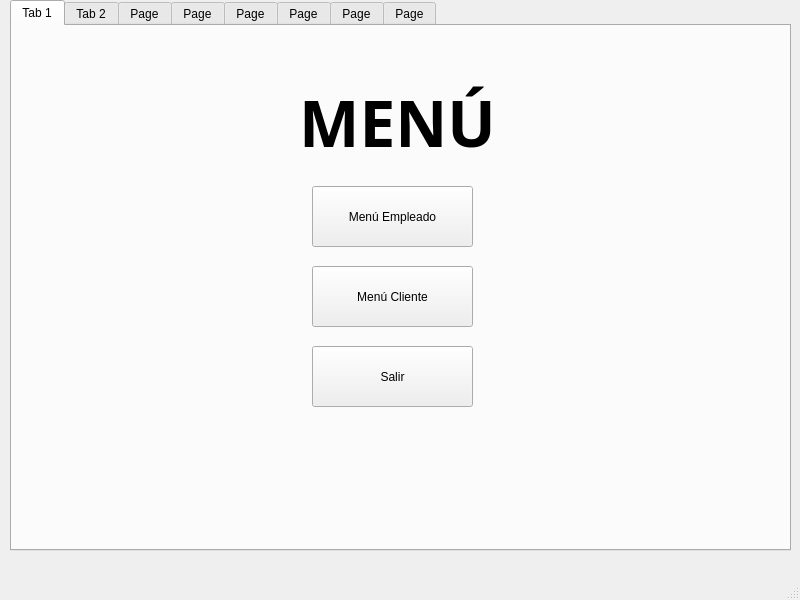
<?xml version="1.0" encoding="UTF-8"?>
<ui version="4.0">
 <class>MainWindow</class>
 <widget class="QMainWindow" name="MainWindow">
  <property name="geometry">
   <rect>
    <x>0</x>
    <y>0</y>
    <width>800</width>
    <height>600</height>
   </rect>
  </property>
  <property name="windowTitle">
   <string>MainWindow</string>
  </property>
  <widget class="QWidget" name="centralwidget">
   <widget class="QTabWidget" name="tabWidget">
    <property name="geometry">
     <rect>
      <x>10</x>
      <y>0</y>
      <width>781</width>
      <height>551</height>
     </rect>
    </property>
    <property name="currentIndex">
     <number>0</number>
    </property>
    <widget class="QWidget" name="tab">
     <attribute name="title">
      <string>Tab 1</string>
     </attribute>
     <widget class="QPushButton" name="btn_menuPersonal">
      <property name="geometry">
       <rect>
        <x>300</x>
        <y>160</y>
        <width>161</width>
        <height>61</height>
       </rect>
      </property>
      <property name="text">
       <string>Menú Empleado</string>
      </property>
     </widget>
     <widget class="QPushButton" name="btn_menuCliente">
      <property name="geometry">
       <rect>
        <x>300</x>
        <y>240</y>
        <width>161</width>
        <height>61</height>
       </rect>
      </property>
      <property name="text">
       <string>Menú Cliente</string>
      </property>
     </widget>
     <widget class="QPushButton" name="btn_salir">
      <property name="geometry">
       <rect>
        <x>300</x>
        <y>320</y>
        <width>161</width>
        <height>61</height>
       </rect>
      </property>
      <property name="text">
       <string>Salir</string>
      </property>
     </widget>
     <widget class="QLabel" name="label">
      <property name="geometry">
       <rect>
        <x>110</x>
        <y>60</y>
        <width>551</width>
        <height>71</height>
       </rect>
      </property>
      <property name="font">
       <font>
        <family>Sitka Display Semibold</family>
        <pointsize>48</pointsize>
        <bold>true</bold>
       </font>
      </property>
      <property name="text">
       <string>MENÚ</string>
      </property>
      <property name="alignment">
       <set>Qt::AlignCenter</set>
      </property>
     </widget>
    </widget>
    <widget class="QWidget" name="tab_2">
     <attribute name="title">
      <string>Tab 2</string>
     </attribute>
     <widget class="QLabel" name="label_12">
      <property name="geometry">
       <rect>
        <x>70</x>
        <y>40</y>
        <width>631</width>
        <height>101</height>
       </rect>
      </property>
      <property name="font">
       <font>
        <family>Sitka Display Semibold</family>
        <pointsize>48</pointsize>
        <bold>true</bold>
       </font>
      </property>
      <property name="text">
       <string>MENÚ PERSONAL</string>
      </property>
      <property name="alignment">
       <set>Qt::AlignCenter</set>
      </property>
     </widget>
     <widget class="QPushButton" name="btn_cancelarReserva_2">
      <property name="geometry">
       <rect>
        <x>110</x>
        <y>170</y>
        <width>191</width>
        <height>81</height>
       </rect>
      </property>
      <property name="font">
       <font>
        <family>Sitka Display</family>
        <pointsize>11</pointsize>
       </font>
      </property>
      <property name="text">
       <string>Cancelar Reserva</string>
      </property>
     </widget>
     <widget class="QPushButton" name="btn_cantMesas">
      <property name="geometry">
       <rect>
        <x>430</x>
        <y>170</y>
        <width>191</width>
        <height>81</height>
       </rect>
      </property>
      <property name="font">
       <font>
        <family>Sitka Display</family>
        <pointsize>11</pointsize>
       </font>
      </property>
      <property name="text">
       <string>Modificar cantidad 
de mesas</string>
      </property>
     </widget>
     <widget class="QPushButton" name="btn_regresarMenu_1">
      <property name="geometry">
       <rect>
        <x>290</x>
        <y>380</y>
        <width>161</width>
        <height>61</height>
       </rect>
      </property>
      <property name="text">
       <string>Regresar</string>
      </property>
     </widget>
     <widget class="QPushButton" name="btn_modificarCliente_2">
      <property name="geometry">
       <rect>
        <x>110</x>
        <y>270</y>
        <width>191</width>
        <height>81</height>
       </rect>
      </property>
      <property name="font">
       <font>
        <family>Sitka Display</family>
        <pointsize>11</pointsize>
       </font>
      </property>
      <property name="text">
       <string>Modificar Reserva</string>
      </property>
     </widget>
     <widget class="QPushButton" name="btn_disponibilidadCliente_2">
      <property name="geometry">
       <rect>
        <x>430</x>
        <y>270</y>
        <width>191</width>
        <height>81</height>
       </rect>
      </property>
      <property name="font">
       <font>
        <family>Sitka Display</family>
        <pointsize>11</pointsize>
       </font>
      </property>
      <property name="text">
       <string>Consultar 
disponibilidad 
de mesas</string>
      </property>
     </widget>
    </widget>
    <widget class="QWidget" name="tab_3">
     <attribute name="title">
      <string>Page</string>
     </attribute>
     <widget class="QPushButton" name="btn_reservar">
      <property name="geometry">
       <rect>
        <x>130</x>
        <y>190</y>
        <width>191</width>
        <height>81</height>
       </rect>
      </property>
      <property name="font">
       <font>
        <family>Sitka Display</family>
        <pointsize>11</pointsize>
       </font>
      </property>
      <property name="text">
       <string>Reservar Mesa</string>
      </property>
     </widget>
     <widget class="QPushButton" name="btn_cancelarReserva">
      <property name="geometry">
       <rect>
        <x>400</x>
        <y>300</y>
        <width>191</width>
        <height>81</height>
       </rect>
      </property>
      <property name="font">
       <font>
        <family>Sitka Display</family>
        <pointsize>11</pointsize>
       </font>
      </property>
      <property name="text">
       <string>Cancelar Reserva</string>
      </property>
     </widget>
     <widget class="QPushButton" name="btn_modificarCliente">
      <property name="geometry">
       <rect>
        <x>400</x>
        <y>190</y>
        <width>191</width>
        <height>81</height>
       </rect>
      </property>
      <property name="font">
       <font>
        <family>Sitka Display</family>
        <pointsize>11</pointsize>
       </font>
      </property>
      <property name="text">
       <string>Modificar Reserva</string>
      </property>
     </widget>
     <widget class="QPushButton" name="btn_disponibilidadCliente">
      <property name="geometry">
       <rect>
        <x>130</x>
        <y>300</y>
        <width>191</width>
        <height>81</height>
       </rect>
      </property>
      <property name="font">
       <font>
        <family>Sitka Display</family>
        <pointsize>11</pointsize>
       </font>
      </property>
      <property name="text">
       <string>Consultar 
disponibilidad 
de mesas</string>
      </property>
     </widget>
     <widget class="QLabel" name="label_2">
      <property name="geometry">
       <rect>
        <x>80</x>
        <y>60</y>
        <width>581</width>
        <height>101</height>
       </rect>
      </property>
      <property name="font">
       <font>
        <family>Sitka Display Semibold</family>
        <pointsize>48</pointsize>
        <bold>true</bold>
       </font>
      </property>
      <property name="text">
       <string>MENÚ CLIENTE</string>
      </property>
      <property name="alignment">
       <set>Qt::AlignCenter</set>
      </property>
     </widget>
     <widget class="QPushButton" name="btn_regresarMenu_2">
      <property name="geometry">
       <rect>
        <x>290</x>
        <y>410</y>
        <width>161</width>
        <height>61</height>
       </rect>
      </property>
      <property name="text">
       <string>Regresar</string>
      </property>
     </widget>
     <zorder>btn_regresarMenu_2</zorder>
     <zorder>btn_reservar</zorder>
     <zorder>btn_cancelarReserva</zorder>
     <zorder>btn_modificarCliente</zorder>
     <zorder>btn_disponibilidadCliente</zorder>
     <zorder>label_2</zorder>
    </widget>
    <widget class="QWidget" name="tab_4">
     <attribute name="title">
      <string>Page</string>
     </attribute>
     <widget class="QLabel" name="label_3">
      <property name="geometry">
       <rect>
        <x>100</x>
        <y>150</y>
        <width>63</width>
        <height>20</height>
       </rect>
      </property>
      <property name="text">
       <string>Nombre</string>
      </property>
     </widget>
     <widget class="QLabel" name="label_4">
      <property name="geometry">
       <rect>
        <x>80</x>
        <y>30</y>
        <width>581</width>
        <height>101</height>
       </rect>
      </property>
      <property name="font">
       <font>
        <family>Sitka Display Semibold</family>
        <pointsize>36</pointsize>
        <bold>true</bold>
       </font>
      </property>
      <property name="text">
       <string>Reserva de Mesas</string>
      </property>
      <property name="alignment">
       <set>Qt::AlignCenter</set>
      </property>
     </widget>
     <widget class="QLabel" name="label_5">
      <property name="geometry">
       <rect>
        <x>100</x>
        <y>230</y>
        <width>141</width>
        <height>20</height>
       </rect>
      </property>
      <property name="text">
       <string>Número telefónico</string>
      </property>
     </widget>
     <widget class="QLabel" name="label_6">
      <property name="geometry">
       <rect>
        <x>470</x>
        <y>150</y>
        <width>171</width>
        <height>20</height>
       </rect>
      </property>
      <property name="text">
       <string>Número de comensales:</string>
      </property>
     </widget>
     <widget class="QLabel" name="label_7">
      <property name="geometry">
       <rect>
        <x>470</x>
        <y>230</y>
        <width>61</width>
        <height>20</height>
       </rect>
      </property>
      <property name="text">
       <string>Fecha</string>
      </property>
     </widget>
     <widget class="QLabel" name="label_8">
      <property name="geometry">
       <rect>
        <x>470</x>
        <y>310</y>
        <width>61</width>
        <height>20</height>
       </rect>
      </property>
      <property name="text">
       <string>Hora</string>
      </property>
     </widget>
     <widget class="QLineEdit" name="lE_nombreReserva">
      <property name="geometry">
       <rect>
        <x>100</x>
        <y>180</y>
        <width>241</width>
        <height>31</height>
       </rect>
      </property>
     </widget>
     <widget class="QLineEdit" name="lE_numTel">
      <property name="geometry">
       <rect>
        <x>100</x>
        <y>260</y>
        <width>241</width>
        <height>28</height>
       </rect>
      </property>
     </widget>
     <widget class="QSpinBox" name="spinBox_numComensales">
      <property name="geometry">
       <rect>
        <x>470</x>
        <y>180</y>
        <width>161</width>
        <height>41</height>
       </rect>
      </property>
      <property name="minimum">
       <number>1</number>
      </property>
     </widget>
     <widget class="QTimeEdit" name="timeEdit_horaReserva">
      <property name="geometry">
       <rect>
        <x>470</x>
        <y>340</y>
        <width>221</width>
        <height>31</height>
       </rect>
      </property>
     </widget>
     <widget class="QDateEdit" name="dateEdit_fechaReserva">
      <property name="geometry">
       <rect>
        <x>470</x>
        <y>260</y>
        <width>221</width>
        <height>31</height>
       </rect>
      </property>
     </widget>
     <widget class="QPushButton" name="btn_aceptarReserva">
      <property name="geometry">
       <rect>
        <x>310</x>
        <y>410</y>
        <width>151</width>
        <height>51</height>
       </rect>
      </property>
      <property name="text">
       <string>Reservar</string>
      </property>
     </widget>
     <widget class="QLabel" name="label_9">
      <property name="geometry">
       <rect>
        <x>100</x>
        <y>310</y>
        <width>161</width>
        <height>20</height>
       </rect>
      </property>
      <property name="text">
       <string>Número de identidad</string>
      </property>
     </widget>
     <widget class="QLineEdit" name="lE_id">
      <property name="geometry">
       <rect>
        <x>100</x>
        <y>340</y>
        <width>241</width>
        <height>28</height>
       </rect>
      </property>
     </widget>
     <widget class="QLabel" name="label_10">
      <property name="geometry">
       <rect>
        <x>210</x>
        <y>110</y>
        <width>291</width>
        <height>20</height>
       </rect>
      </property>
      <property name="text">
       <string>Ingrese sus datos para realizar una reserva</string>
      </property>
      <property name="alignment">
       <set>Qt::AlignCenter</set>
      </property>
     </widget>
     <widget class="QPushButton" name="btn_regresarCliente">
      <property name="geometry">
       <rect>
        <x>630</x>
        <y>450</y>
        <width>91</width>
        <height>31</height>
       </rect>
      </property>
      <property name="text">
       <string>Regresar</string>
      </property>
     </widget>
    </widget>
    <widget class="QWidget" name="tab_5">
     <attribute name="title">
      <string>Page</string>
     </attribute>
     <widget class="QPushButton" name="btn_numMesas">
      <property name="geometry">
       <rect>
        <x>320</x>
        <y>330</y>
        <width>151</width>
        <height>51</height>
       </rect>
      </property>
      <property name="text">
       <string>Aceptar</string>
      </property>
     </widget>
     <widget class="QSpinBox" name="spinBox_numMesas">
      <property name="geometry">
       <rect>
        <x>310</x>
        <y>260</y>
        <width>161</width>
        <height>51</height>
       </rect>
      </property>
     </widget>
     <widget class="QLabel" name="label_11">
      <property name="geometry">
       <rect>
        <x>250</x>
        <y>190</y>
        <width>301</width>
        <height>41</height>
       </rect>
      </property>
      <property name="text">
       <string>Ingrese la cantidad de mesas que desee</string>
      </property>
      <property name="alignment">
       <set>Qt::AlignCenter</set>
      </property>
     </widget>
     <widget class="QLabel" name="label_13">
      <property name="geometry">
       <rect>
        <x>110</x>
        <y>40</y>
        <width>591</width>
        <height>161</height>
       </rect>
      </property>
      <property name="font">
       <font>
        <family>Sitka Display Semibold</family>
        <pointsize>36</pointsize>
        <bold>true</bold>
       </font>
      </property>
      <property name="text">
       <string>Modificar Cantidad 
de Mesas</string>
      </property>
      <property name="alignment">
       <set>Qt::AlignCenter</set>
      </property>
     </widget>
     <widget class="QPushButton" name="btn_regresarPersonal">
      <property name="geometry">
       <rect>
        <x>580</x>
        <y>400</y>
        <width>91</width>
        <height>31</height>
       </rect>
      </property>
      <property name="text">
       <string>Regresar</string>
      </property>
     </widget>
    </widget>
    <widget class="QWidget" name="tab_6">
     <attribute name="title">
      <string>Page</string>
     </attribute>
     <widget class="QPushButton" name="btn_regresarCliente_5">
      <property name="geometry">
       <rect>
        <x>630</x>
        <y>450</y>
        <width>91</width>
        <height>31</height>
       </rect>
      </property>
      <property name="text">
       <string>Regresar</string>
      </property>
     </widget>
     <widget class="QLabel" name="label_14">
      <property name="geometry">
       <rect>
        <x>90</x>
        <y>30</y>
        <width>581</width>
        <height>141</height>
       </rect>
      </property>
      <property name="font">
       <font>
        <family>Sitka Display Semibold</family>
        <pointsize>28</pointsize>
        <bold>true</bold>
       </font>
      </property>
      <property name="text">
       <string>Consultar Disponibilidad 
de Mesas</string>
      </property>
      <property name="alignment">
       <set>Qt::AlignCenter</set>
      </property>
     </widget>
     <widget class="QPushButton" name="btn_disponibilidad">
      <property name="geometry">
       <rect>
        <x>300</x>
        <y>350</y>
        <width>151</width>
        <height>51</height>
       </rect>
      </property>
      <property name="text">
       <string>Aceptar</string>
      </property>
     </widget>
     <widget class="QDateEdit" name="dateEdit">
      <property name="geometry">
       <rect>
        <x>130</x>
        <y>260</y>
        <width>151</width>
        <height>41</height>
       </rect>
      </property>
     </widget>
     <widget class="QTimeEdit" name="timeEdit">
      <property name="geometry">
       <rect>
        <x>460</x>
        <y>260</y>
        <width>151</width>
        <height>41</height>
       </rect>
      </property>
     </widget>
     <widget class="QLabel" name="label_15">
      <property name="geometry">
       <rect>
        <x>230</x>
        <y>160</y>
        <width>301</width>
        <height>41</height>
       </rect>
      </property>
      <property name="text">
       <string>Ingrese una fecha y hora para 
revisar la disponibilidad de mesas</string>
      </property>
      <property name="alignment">
       <set>Qt::AlignCenter</set>
      </property>
     </widget>
     <widget class="QLabel" name="label_24">
      <property name="geometry">
       <rect>
        <x>170</x>
        <y>230</y>
        <width>63</width>
        <height>20</height>
       </rect>
      </property>
      <property name="text">
       <string>Fecha</string>
      </property>
     </widget>
     <widget class="QLabel" name="label_25">
      <property name="geometry">
       <rect>
        <x>510</x>
        <y>230</y>
        <width>63</width>
        <height>20</height>
       </rect>
      </property>
      <property name="text">
       <string>Hora</string>
      </property>
     </widget>
    </widget>
    <widget class="QWidget" name="tab_7">
     <attribute name="title">
      <string>Page</string>
     </attribute>
     <widget class="QLabel" name="label_16">
      <property name="geometry">
       <rect>
        <x>220</x>
        <y>100</y>
        <width>311</width>
        <height>20</height>
       </rect>
      </property>
      <property name="text">
       <string>Ingrese sus datos para modificar una reserva</string>
      </property>
      <property name="alignment">
       <set>Qt::AlignCenter</set>
      </property>
     </widget>
     <widget class="QLabel" name="label_17">
      <property name="geometry">
       <rect>
        <x>480</x>
        <y>220</y>
        <width>61</width>
        <height>20</height>
       </rect>
      </property>
      <property name="text">
       <string>Fecha</string>
      </property>
     </widget>
     <widget class="QLabel" name="label_18">
      <property name="geometry">
       <rect>
        <x>90</x>
        <y>20</y>
        <width>581</width>
        <height>101</height>
       </rect>
      </property>
      <property name="font">
       <font>
        <family>Sitka Display Semibold</family>
        <pointsize>36</pointsize>
        <bold>true</bold>
       </font>
      </property>
      <property name="text">
       <string>Modificar Reserva</string>
      </property>
      <property name="alignment">
       <set>Qt::AlignCenter</set>
      </property>
     </widget>
     <widget class="QSpinBox" name="spinBox_numComensales_2">
      <property name="geometry">
       <rect>
        <x>480</x>
        <y>170</y>
        <width>161</width>
        <height>41</height>
       </rect>
      </property>
      <property name="minimum">
       <number>1</number>
      </property>
     </widget>
     <widget class="QPushButton" name="btn_regresarCliente_3">
      <property name="geometry">
       <rect>
        <x>640</x>
        <y>440</y>
        <width>91</width>
        <height>31</height>
       </rect>
      </property>
      <property name="text">
       <string>Regresar</string>
      </property>
     </widget>
     <widget class="QDateEdit" name="dateEdit_fechaReserva_2">
      <property name="geometry">
       <rect>
        <x>480</x>
        <y>250</y>
        <width>221</width>
        <height>31</height>
       </rect>
      </property>
     </widget>
     <widget class="QPushButton" name="btn_modificar">
      <property name="geometry">
       <rect>
        <x>320</x>
        <y>400</y>
        <width>151</width>
        <height>51</height>
       </rect>
      </property>
      <property name="text">
       <string>Aceptar</string>
      </property>
     </widget>
     <widget class="QLineEdit" name="lE_numTel_2">
      <property name="geometry">
       <rect>
        <x>110</x>
        <y>250</y>
        <width>241</width>
        <height>28</height>
       </rect>
      </property>
     </widget>
     <widget class="QLabel" name="label_19">
      <property name="geometry">
       <rect>
        <x>110</x>
        <y>140</y>
        <width>63</width>
        <height>20</height>
       </rect>
      </property>
      <property name="text">
       <string>Nombre</string>
      </property>
     </widget>
     <widget class="QLabel" name="label_20">
      <property name="geometry">
       <rect>
        <x>110</x>
        <y>300</y>
        <width>161</width>
        <height>20</height>
       </rect>
      </property>
      <property name="text">
       <string>Número de identidad</string>
      </property>
     </widget>
     <widget class="QLabel" name="label_21">
      <property name="geometry">
       <rect>
        <x>110</x>
        <y>220</y>
        <width>141</width>
        <height>20</height>
       </rect>
      </property>
      <property name="text">
       <string>Número telefónico</string>
      </property>
     </widget>
     <widget class="QTimeEdit" name="timeEdit_horaReserva_2">
      <property name="geometry">
       <rect>
        <x>480</x>
        <y>330</y>
        <width>221</width>
        <height>31</height>
       </rect>
      </property>
     </widget>
     <widget class="QLabel" name="label_22">
      <property name="geometry">
       <rect>
        <x>480</x>
        <y>140</y>
        <width>171</width>
        <height>20</height>
       </rect>
      </property>
      <property name="text">
       <string>Número de comensales:</string>
      </property>
     </widget>
     <widget class="QLabel" name="label_23">
      <property name="geometry">
       <rect>
        <x>480</x>
        <y>300</y>
        <width>61</width>
        <height>20</height>
       </rect>
      </property>
      <property name="text">
       <string>Hora</string>
      </property>
     </widget>
     <widget class="QLineEdit" name="lE_nombreReserva_3">
      <property name="geometry">
       <rect>
        <x>110</x>
        <y>170</y>
        <width>241</width>
        <height>31</height>
       </rect>
      </property>
     </widget>
     <widget class="QLineEdit" name="lE_id_2">
      <property name="geometry">
       <rect>
        <x>110</x>
        <y>330</y>
        <width>241</width>
        <height>28</height>
       </rect>
      </property>
     </widget>
    </widget>
    <widget class="QWidget" name="tab_8">
     <attribute name="title">
      <string>Page</string>
     </attribute>
     <widget class="QTextEdit" name="tE_Reservas">
      <property name="geometry">
       <rect>
        <x>400</x>
        <y>210</y>
        <width>331</width>
        <height>171</height>
       </rect>
      </property>
      <property name="readOnly">
       <bool>true</bool>
      </property>
     </widget>
     <widget class="QLabel" name="label_26">
      <property name="geometry">
       <rect>
        <x>230</x>
        <y>140</y>
        <width>301</width>
        <height>41</height>
       </rect>
      </property>
      <property name="text">
       <string>Ingrese una fecha y hora para 
revisar la disponibilidad de mesas</string>
      </property>
      <property name="alignment">
       <set>Qt::AlignCenter</set>
      </property>
     </widget>
     <widget class="QPushButton" name="btn_regresarCliente_6">
      <property name="geometry">
       <rect>
        <x>630</x>
        <y>430</y>
        <width>91</width>
        <height>31</height>
       </rect>
      </property>
      <property name="text">
       <string>Regresar</string>
      </property>
     </widget>
     <widget class="QLabel" name="label_27">
      <property name="geometry">
       <rect>
        <x>90</x>
        <y>10</y>
        <width>581</width>
        <height>141</height>
       </rect>
      </property>
      <property name="font">
       <font>
        <family>Sitka Display Semibold</family>
        <pointsize>28</pointsize>
        <bold>true</bold>
       </font>
      </property>
      <property name="text">
       <string>Consultar Disponibilidad 
de Mesas</string>
      </property>
      <property name="alignment">
       <set>Qt::AlignCenter</set>
      </property>
     </widget>
     <widget class="QLabel" name="label_28">
      <property name="geometry">
       <rect>
        <x>130</x>
        <y>210</y>
        <width>63</width>
        <height>20</height>
       </rect>
      </property>
      <property name="text">
       <string>Fecha</string>
      </property>
     </widget>
     <widget class="QLabel" name="label_29">
      <property name="geometry">
       <rect>
        <x>130</x>
        <y>290</y>
        <width>63</width>
        <height>20</height>
       </rect>
      </property>
      <property name="text">
       <string>Hora</string>
      </property>
     </widget>
     <widget class="QDateEdit" name="dateEdit_2">
      <property name="geometry">
       <rect>
        <x>130</x>
        <y>240</y>
        <width>151</width>
        <height>41</height>
       </rect>
      </property>
     </widget>
     <widget class="QTimeEdit" name="timeEdit_2">
      <property name="geometry">
       <rect>
        <x>130</x>
        <y>320</y>
        <width>151</width>
        <height>41</height>
       </rect>
      </property>
     </widget>
     <widget class="QPushButton" name="btn_disponibilidad_3">
      <property name="geometry">
       <rect>
        <x>300</x>
        <y>410</y>
        <width>151</width>
        <height>51</height>
       </rect>
      </property>
      <property name="text">
       <string>Aceptar</string>
      </property>
     </widget>
    </widget>
   </widget>
  </widget>
  <widget class="QMenuBar" name="menubar">
   <property name="geometry">
    <rect>
     <x>0</x>
     <y>0</y>
     <width>800</width>
     <height>25</height>
    </rect>
   </property>
  </widget>
  <widget class="QStatusBar" name="statusbar"/>
 </widget>
 <resources/>
 <connections/>
</ui>
